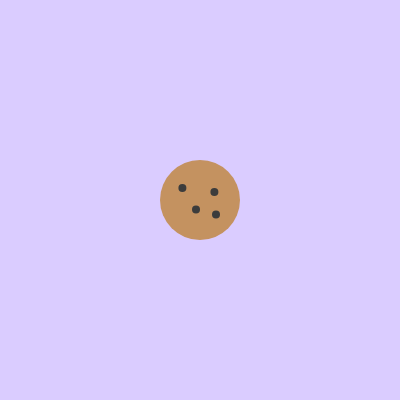
Frame 1 (no input)
Frame 60 (no input): identical to frame 1, image omitted
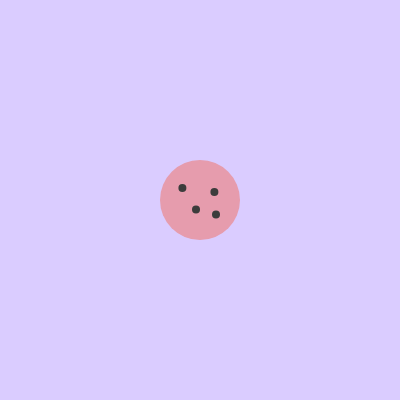
Frame 120 (the mouse pressed at the canvas centre since frame 60)

The p5.js sketch that drew these frames (run headless with seeded random() and noise() and a simulated clock; from frame 60 on, the mouse is pressed at the canvas centre):

// p5.js sketch
// ── sketch.js
// DM2008 – Activity 4a
// Bake a Cookie (30 min)

let cookie;

function setup() {
  createCanvas(400, 400);
  noStroke();

  // Step 3: make one cookie object
  cookie = new Cookie("chocolate", 80, width/2, height/2);
}

function draw() {
  background(218, 204, 255);

  // Step 4: call the cookie’s show() method
  cookie.show();
}

// Step 1: define the Cookie class
class Cookie 
{
  constructor(flavor, sz, x, y) 
  {
    // set up required properties
    this.flavor = flavor;
    this.sz = sz;
    this.x = x;
    this.y = y;
  }

  // Step 2: display the cookie
  show() {
    if (this.flavor == "chocolate") 
    {
      fill(196, 146, 96);
    } 
    else if(this.flavor == "matcha")
    {
      fill(104, 163, 120);
    }
    else if(this.flavor == "strawberry")
    {
    fill(230, 156, 173);
    }
    else 
    {
      fill(220, 180, 120);
    }
    ellipse(this.x, this.y, this.sz);
    
    const s = this.sz * 0.1;
    fill(60);
    ellipse(this.x - this.sz*0.22, this.y - this.sz*0.15, s);
    ellipse(this.x + this.sz*0.18, this.y - this.sz*0.10, s);
    ellipse(this.x - this.sz*0.05, this.y + this.sz*0.12, s);
    ellipse(this.x + this.sz*0.20, this.y + this.sz*0.18, s);
  }
  
  // Steps 5 & 6: Implement additional methods here
  
  
}

function keyPressed() {
  const move = 10; 
  if (keyCode === LEFT_ARROW) 
  {
    cookie.x -= move;
  } 
  else if (keyCode === RIGHT_ARROW) 
  {
    cookie.x += move;
  }
  else if (keyCode === UP_ARROW) 
  {
    cookie.y -= move;
  } 
  else if (keyCode === DOWN_ARROW) 
  {
    cookie.y += move;
  }
  
}

 function mousePressed() 
  {
  const flavours = ["chocolate", "matcha", "strawberry"];
  cookie.flavor = random(flavours);
  }
